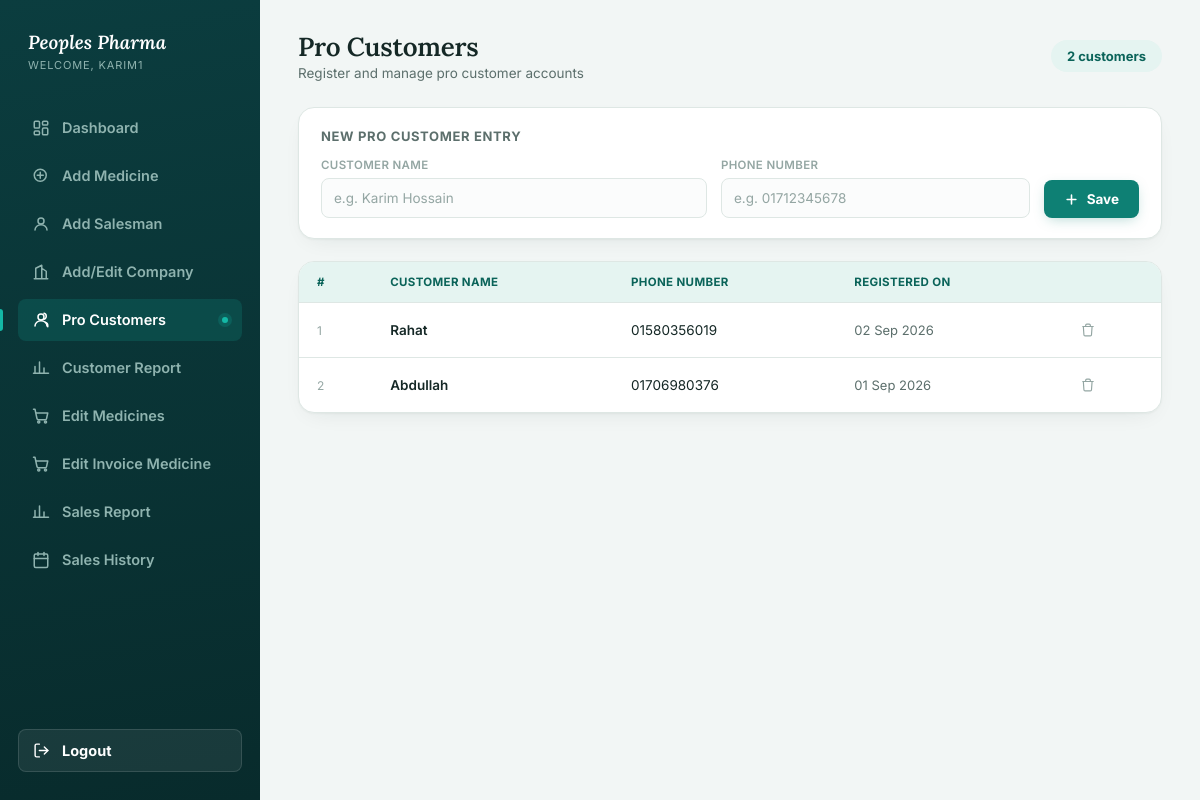
/pro-customer/ (signed in), run on an earlier commit of the app's database.
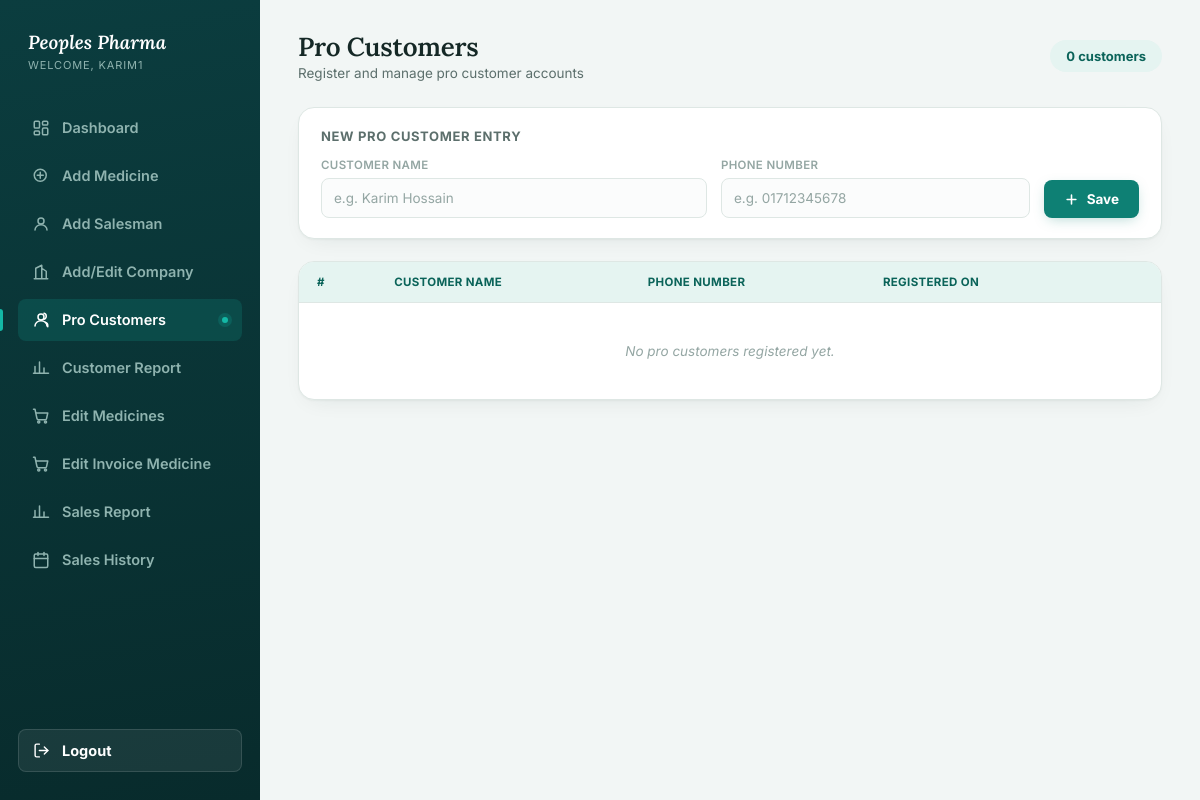
And on a later commit of the database.
### pharmacy/models.py (models this page shows, shortened)
class ProCustomer(models.Model):
    name = models.CharField(max_length=150)
    phone_number = models.CharField(max_length=20,unique=True)
    created_at = models.DateTimeField(default=timezone.now)

### pharmacy/views.py (the view, shortened to what this page needs)
# urls.py: path('pro-customer/', views.pro_customer, name='pro_customer'),
@login_required
def pro_customer(request):
    error = None
    success = None
    procustomers = ProCustomer.objects.all().order_by('-created_at')
    return render(request, 'pharmacy/pro-customer.html', {
            'procustomers': procustomers,
            'errors':       error,
            'success' :     success,
        })

### pharmacy/templates/pharmacy/pro-customer.html (shortened to what the changed rows need)
{% load static %}
<!DOCTYPE html>
<html lang="en">
<head>
  <link rel="stylesheet" href="{% static 'Style/add_medicine.css' %}">
</head>
<body>
<div class="app">
  <aside class="sidebar">
    <div class="brand">
      <div class="brand__text">
        <h1>Peoples Pharma</h1>
      </div>
    </div>
  </aside>
  <main class="main">
    <div class="topbar">
      <div>
        <h2>Pro Customers</h2>
        <p>Register and manage pro customer accounts</p>
      </div>
      <div style="background:var(--accent-soft); color:var(--accent-dark);
                  padding:8px 16px; border-radius:999px; font-size:13px;
                  font-weight:700;">
        {{ procustomers|length }}
        customer{{ procustomers|length|pluralize }}
      </div>
    </div>
    <section class="table-card">
      <table>
        <thead>
          <tr>
            <th>#</th>
            <th>Customer Name</th>
            <th>Phone Number</th>
            <th>Registered On</th>
            <th></th>
          </tr>
        </thead>
        <tbody>
          {% for customer in procustomers %}
          <tr>
            <td style="color:var(--ink-faint); font-size:12px;">
              {{ forloop.counter }}
            </td>
            <td style="font-weight:600;">{{ customer.name }}</td>
            <td>{{ customer.phone_number }}</td>
            <td style="color:var(--ink-soft); font-size:13px;">
              {{ customer.created_at|date:"d M Y" }}
            </td>
            <td>
              <form method="post"
                action="{% url 'pharmacy:delete_pro_customer' customer.pk %}"
                onsubmit="return confirm('Delete {{ customer.name }}?')">
                <button type="submit" class="row-delete">
                  <svg viewBox="0 0 24 24" width="14" height="14"
                    fill="none" stroke="currentColor" stroke-width="2"
                    stroke-linecap="round" stroke-linejoin="round">
                    <path d="M3 6h18M8 6V4a2 2 0 0 1 2-2h4a2 2 0
                      0 1 2 2v2m3 0-1 14a2 2 0 0 1-2 2H7a2 2 0
                      0 1-2-2L4 6"/>
                  </svg>
                </button>
              </form>
            </td>
          </tr>
          {% empty %}
          <tr>
            <td colspan="5"
              style="text-align:center; color:var(--ink-faint);
                     padding:40px; font-style:italic;">
              No pro customers registered yet.
            </td>
          </tr>
          {% endfor %}
        </tbody>
      </table>
    </section>
  </main>
</div>
</body>
</html>

What changed in the data, as far as the page shows it:
removed ProCustomer: name "Rahat", phone_number "01580356019", created_at "02 Sep 2026"
removed ProCustomer: name "Abdullah", phone_number "01706980376", created_at "01 Sep 2026"
Also different on the page:
{{ procustomers|length }}: "2" → "0"
text now shown: "No pro customers registered yet."
